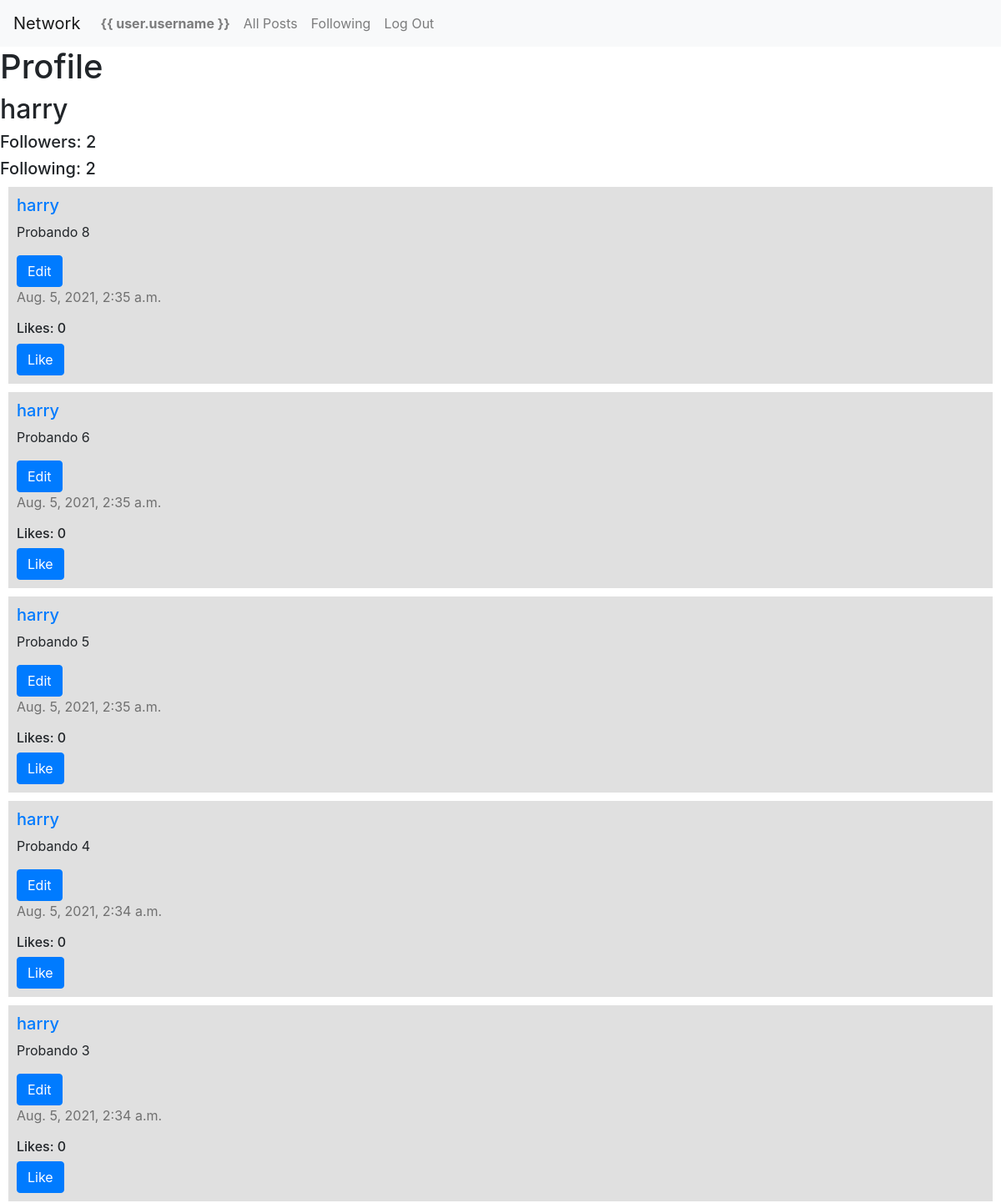
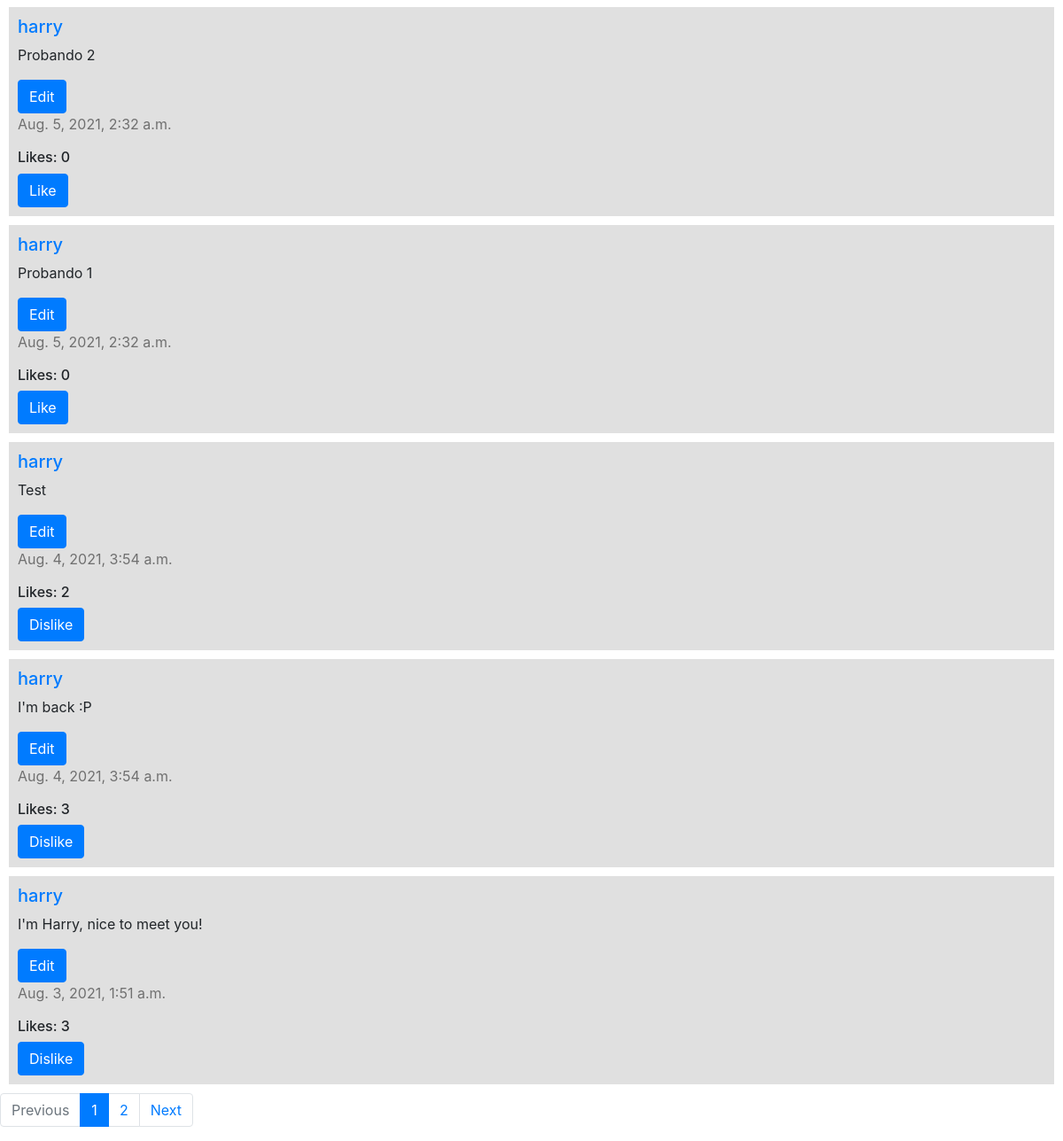
The app's page /profile/harry (signed in) with its own data (2 pictures, top to bottom).
### network/models.py (models this page shows)
class User(AbstractUser):
    followers = models.ManyToManyField("self", blank=True, symmetrical=False, related_name="following")

class Post(models.Model):
    user = models.ForeignKey(User, on_delete=models.CASCADE, related_name="posts")
    content = models.CharField(max_length=512)
    timestamp = models.DateTimeField(auto_now_add=True)
    likes = models.ManyToManyField(User, blank=True, related_name="liked_posts")

### network/views.py (the view)
# urls.py: path("profile/<str:name>", views.profile, name="profile"),
def profile(request, name):
    user = User.objects.get(username=name)
    posts = user.posts.all()
    posts = posts.order_by("-timestamp").all()
    if request.GET.get("page") != None:
        num_page = request.GET.get("page")
    else:
        num_page = 1
    p = Paginator(posts, 10)
    page = p.page(num_page)
    return render(request, "network/profile.html", {
        "profile": user,
        "num": int(num_page),
        "page": page,
        "num_pages": range(1, p.num_pages+1),
        "last_page": num_page
    })
    return render(request, "network/profile.html", {
        "profile": user,
        "posts": posts
    })

### network/templates/network/profile.html (shortened to what this page needs)
{% extends "network/posts.html" %}
{% load static %}
{% block header %}
<h1>Profile</h1>
<h2>{{ profile.username }}</h2>
<h5>Followers: {{ profile.followers.count }}</h5>
<h5>Following: {{ profile.following.count }}</h5>
{% endblock %}

### network/templates/network/posts.html (shortened to what this page needs)
{% extends "network/layout.html" %}
{% load static %}
{% block body %}
    {% block header %}
    {% endblock %}
<ul id="posts">
    {% for post in page.object_list %}
    <li class="post">
        <h5><a href="{% url 'profile' post.user.username %}">{{ post.user.username }}</a></h5>
        <p id="post{{ post.id }}-content">{{ post.content }}</p>
        {% if user.is_authenticated and user.id == post.user.id %}
        <button class="edit-btn btn btn-primary" id="edit-btn{{ post.id }}" data-id="{{ post.id }}">Edit</button>
        {% endif %}
        <p class="timestamp">{{ post.timestamp }}</p>
        <div class="likes">
            <h6 id="likes{{ post.id }}">Likes: {{ post.likes.count }}</h6>
            {% if user.is_authenticated %}
            <button class="like-btn btn btn-primary" id="like-btn{{ post.id }}" data-id="{{ post.id }}">
                {% if user not in post.likes.all %}
                Like
                {% else %}
                Dislike
                {% endif %}
            </button>
            {% endif %}
        </div>
    </li>
    {% empty %}
    <li>
        <p>There are no posts.</p>
    </li>
    {% endfor %}
</ul>
<nav aria-label="Page navigation">
    <ul class="pagination">
        {% if page.has_previous %}
        <li class="page-item">
            <a class="page-link" href="?page={{ page.previous_page_number }}">Previous</a>
        </li>
        {% else %}
        <li class="page-item disabled">
            <a class="page-link" href="?page=1">Previous</a>
        </li>
        {% endif %}
        {% for i in num_pages %}
        {% if i == num %}
        <li class="page-item active">
            <a class="page-link" href="?page={{ i }}">
                {{ i }}
            </a>
        </li>
        {% else %}
        <li class="page-item">
            <a class="page-link" href="?page={{ i }}">
                {{ i }}
            </a>
        </li>
        {% endif %}
        {% endfor %}
        {% if page.has_next %}
        <li class="page-item">
            <a class="page-link" href="?page={{ page.next_page_number }}">Next</a>
        </li>
        {% else %}
        <li class="page-item disabled">
            <a class="page-link" href="?page={{ last_page }}">Next</a>
        </li>
        {% endif %}
    </ul>
</nav>
{% endblock %}

### network/static/network/styles.css (style rules this page uses)
#posts { margin: 0; padding: 0; }
.post { padding: 10px; margin: 10px; background-color: rgb(224, 224, 224); list-style-type: none; }
.timestamp { color: rgb(112, 112, 112); }

### records on screen
User: username "harry", followers.count "2", following.count "2"
Post: user.username "harry", content "Probando 8", timestamp "Aug. 5, 2021, 2:35 a.m.", likes.count "0", shows "Like"
Post: user.username "harry", content "Probando 6", timestamp "Aug. 5, 2021, 2:35 a.m.", likes.count "0", shows "Like"
Post: user.username "harry", content "Probando 5", timestamp "Aug. 5, 2021, 2:35 a.m.", likes.count "0", shows "Like"
Post: user.username "harry", content "Probando 4", timestamp "Aug. 5, 2021, 2:34 a.m.", likes.count "0", shows "Like"
Post: user.username "harry", content "Probando 3", timestamp "Aug. 5, 2021, 2:34 a.m.", likes.count "0", shows "Like"
Post: user.username "harry", content "Probando 2", timestamp "Aug. 5, 2021, 2:32 a.m.", likes.count "0", shows "Like"
Post: user.username "harry", content "Probando 1", timestamp "Aug. 5, 2021, 2:32 a.m.", likes.count "0", shows "Like"
Post: user.username "harry", content "Test", timestamp "Aug. 4, 2021, 3:54 a.m.", likes.count "2", shows "Dislike"
Post: user.username "harry", content "I'm back :P", timestamp "Aug. 4, 2021, 3:54 a.m.", likes.count "3", shows "Dislike"
Post: user.username "harry", content "I'm Harry, nice to meet you!", timestamp "Aug. 3, 2021, 1:51 a.m.", likes.count "3", shows "Dislike"

### other values on screen
{{ i }} "1"
{{ i }} "2"
